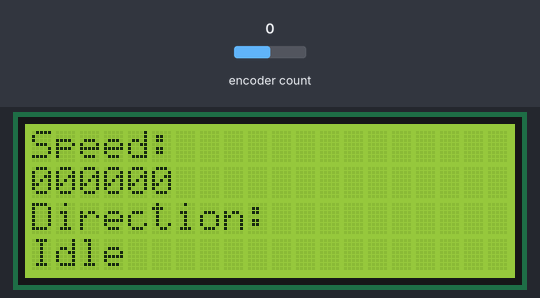
Simulated run of this sketch. Board: Arduino Uno, built with avr-gcc and run on an emulated ATmega328P. Parts: 20×4 character LCD. The test bench sets the inputs (shaded band); at power-on: encoder count 0.

Above: at 1.2 s.
1.3 s: encoder count set to 1
At 2.02 s:
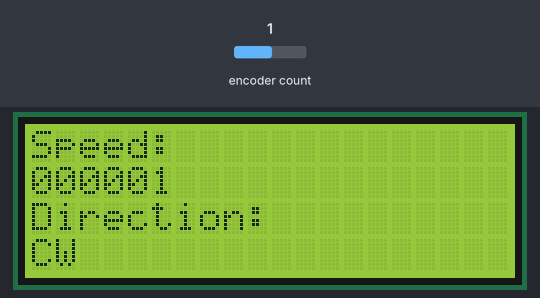
3.7 s: encoder count set to 0
At 4.02 s:
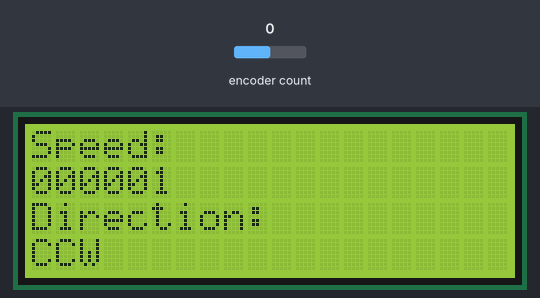
5.7 s: encoder count set to 4
At 6.1 s:
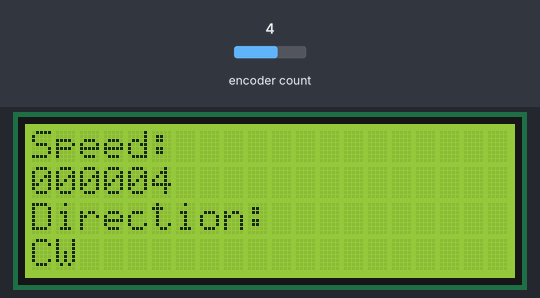
Timing chart, 0 to 8.7 s (numbered marks = the images above; inputs shaded):
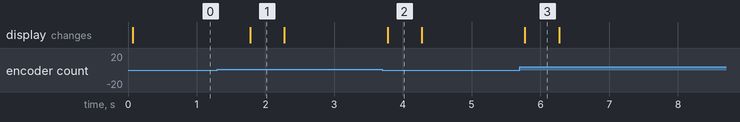

The sketch:

ReadingVelocity.ino
```cpp
#include <Encoder.h>
#include <LiquidCrystal.h>
#include <SimpleTimer.h> //Timer to update encoder count

const int encaPin=2; // Encoder Channel 1
const int encbPin=3; // Encoder Channel 2

int oldVelocityPPS  = -999; // Encoder old position
int newVelocityPPS = 0; //encoder reading

String oldDirection = "CW";  // old direction
String newDirection = "CCW"; // new direction

int speedRPM = 0;               //calculated speed in RPM
char speedRPMSerial[6];   // RPM with fixed character length
char directionSerial[6];  // direction with fixed length


/*********************************************************/
const double encoderPulsesPerRevolution = 400.0; // 200 PPR (both edges)
const long timerInterval = 500L; // Timer is triggered every 500ms
/********************************************************/


LiquidCrystal lcd(12, 11, 7, 6, 5, 4); // LCD object
Encoder myEnc(encbPin, encaPin);  // Encoder object
SimpleTimer timer; //Timer object


// get the sign of velocity
static inline int sgn(int val) {
	if (val < 0) return -1;
	if (val == 0) return 0;
	return 1;
}


void timerRoutine()
{
	 newVelocityPPS= myEnc.read(); // read count after 100 ms;
	 speedRPM = (newVelocityPPS/ encoderPulsesPerRevolution)*(1000.0/ timerInterval)*60.0;
	 myEnc.write(0); // reset encoder counter to start counting again from zero.

	 switch (sgn(speedRPM)) // check motor direction
	 {
	 case 1:
		 newDirection = "CW";
		 break;
	 case -1:
		 newDirection = "CCW";
		 break;
	 case 0:
		 newDirection = "Idle";
		 break;
	 default:
		 break;
	 }

	 speedRPM = abs(speedRPM);
	 if (newVelocityPPS != oldVelocityPPS) {
		 oldVelocityPPS = newVelocityPPS;
		 sprintf(speedRPMSerial, "%06d", speedRPM);
		 lcd.setCursor(0, 1);
		 lcd.print("               ");
		 lcd.setCursor(0, 1);
		 lcd.print(speedRPMSerial);


		 if (oldDirection!=newDirection){
			 oldDirection = newDirection;
			 newDirection.toCharArray(directionSerial,6,0); // cast string to 4 character array
			 lcd.setCursor(0,3);
			 lcd.print("               ");
			 lcd.setCursor(0, 3);
			 lcd.print(directionSerial);
		 }
	 }
}

void setup()
{
	 lcd.begin(20, 4);
	 lcd.setCursor(0,0);
	 lcd.print("Speed:"); //Speed header
	 lcd.setCursor(0, 2);
	 lcd.print("Direction:"); //Direction header

	 timer.setInterval(timerInterval, timerRoutine); //Read velocity every 100 msec
}

void loop()
{
   timer.run(); //polling technique
}
```

Measured:
- after the input at 1.3 s, the display: changes after 0.48 s (image 1)
- after the input at 3.7 s, the display: changes after 0.08 s (image 2)
- after the input at 5.7 s, the display: changes after 0.08 s (image 3)
- what the display in image 1 shows lasts 0.5 s, from 1.8 s to 2.3 s
